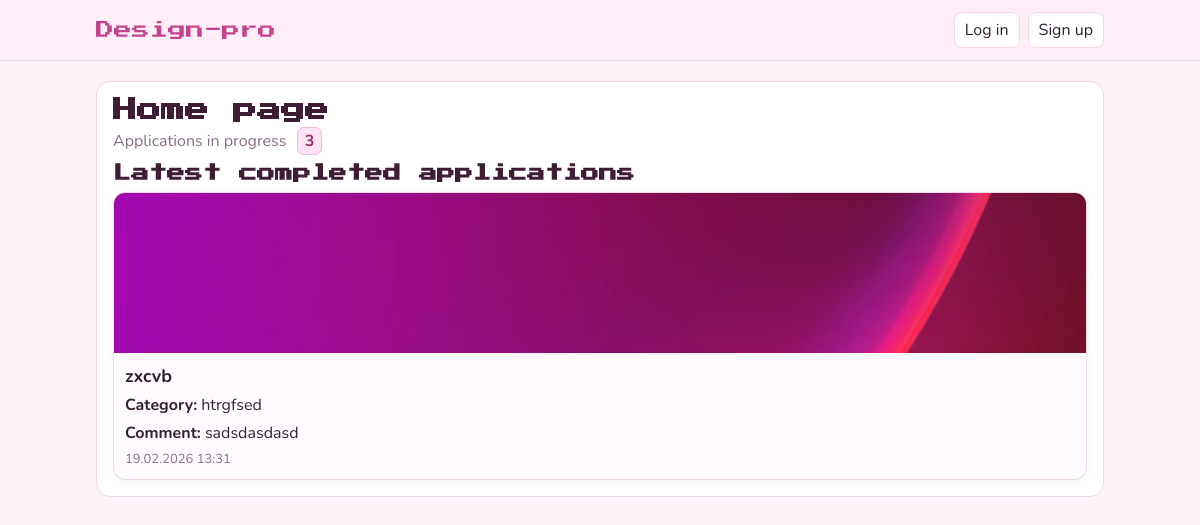
The page / on the database its author committed.
### main/models.py (models this page shows, shortened)
class DesignRequest(models.Model):
    class Status(models.TextChoices):
        NEW = 'new', 'New'
        IN_PROGRESS = 'in_progress', 'In Progress'
        DONE = 'done', 'Done'
    user = models.ForeignKey(
        settings.AUTH_USER_MODEL,
        on_delete=models.CASCADE,
        verbose_name='User'
    )
    title = models.CharField('Name', max_length=200)
    description = models.TextField('Description')
    category = models.ForeignKey(
        Category,
        on_delete=models.CASCADE,
        verbose_name='Category'
    )
    photo = models.ImageField(
        'Photo of the room / plan',
        upload_to='design_requests/photos/',
        validators=[validate_image_size, validate_image_extension]
    )
    result_image = models.ImageField(
        'Photo of the completed work',
        upload_to='design_requests/results/',
        blank=True,
        null=True
    )
    admin_comment = models.TextField(
        'Administrators comment',
        blank=True,
        null=True
    )
    status = models.CharField(
        max_length=20,
        choices=Status.choices,
        default=Status.NEW,
        verbose_name='Status'
    )
    created_at = models.DateTimeField(
        'Creation date',
        auto_now_add=True
    )
    class Meta:
        ordering = ['-created_at']
        verbose_name = 'Design request'
        verbose_name_plural = 'Design requests'

class Category(models.Model):
    name = models.CharField(
        'Category name',
        max_length=100,
        unique=True
    )
    class Meta:
        verbose_name = 'Category'
        verbose_name_plural = 'Categories'

### main/views.py (the view)
# urls.py: path('', views.index , name='index'),
def index(request):
    latest_done_requests = DesignRequest.objects.filter(
        status=DesignRequest.Status.DONE
    ).order_by('-created_at')[:4]
    in_progress_count = DesignRequest.objects.filter(
        status=DesignRequest.Status.IN_PROGRESS
    ).count()
    return render(request, 'main/index.html', {
        'latest_done_requests': latest_done_requests,
        'in_progress_count': in_progress_count
    })

### main/templates/main/index.html (shortened to what this page needs)
{% extends 'main/base.html' %}
{% block content %}
<section class="card wide">
    <header class="head">
        <h1>Home page</h1>
        <p class="count">
            Applications in progress
            <span class="num">{{ in_progress_count }}</span>
        </p>
    </header>
    <h2 class="sub">Latest completed applications</h2>
    {% if latest_done_requests %}
        <div class="grid">
            {% for r in latest_done_requests %}
                <article class="box">
                    {% if r.result_image %}
                        <img class="box-img" src="{{ r.result_image.url }}" alt="{{ r.title }}">
                    {% else %}
                        <div class="box-ph">No preview</div>
                    {% endif %}
                    <div class="box-b">
                        <h3>{{ r.title }}</h3>
                        <p><strong>Category:</strong> {{ r.category.name }}</p>
                        {% if r.admin_comment %}
                            <p><strong>Comment:</strong> {{ r.admin_comment }}</p>
                        {% endif %}
                        <p class="gray">{{ r.created_at|date:"d.m.Y H:i" }}</p>
                    </div>
                </article>
            {% endfor %}
        </div>
    {% else %}
        <p class="empty">No completed orders.</p>
    {% endif %}
</section>
{% endblock %}

### main/static/css/style.css (style rules this page uses)
* { box-sizing: border-box; }
body { margin: 0; padding: 0; font-family: "Nunito", "Segoe UI", sans-serif; background: #FFF3F9FF; color: #312131; }
h1, h2, p { margin: 0; }
h1, h2, .logo { font-family: "Press Start 2P", "Courier New", monospace; color: #3e1d35; }
h1 { font-size: 2vw; }
h2 { font-size: 1.5vw; }
h3 { margin: 0; font-size: 18px; font-weight: 700; }
.card { background: #ffffff; border: 1px solid #f1d7e7; border-radius: 14px; padding: 16px; margin-bottom: 14px; }
.wide { width: 100%; }
.head { margin-bottom: 12px; }
.sub { margin-bottom: 10px; }
.count { margin-top: 8px; display: inline-block; color: #886f84; }
.num { margin-left: 6px; background: #ffe3f3; border: 1px solid #efbbdb; border-radius: 7px; padding: 2px 7px; color: #9a2f6c; font-weight: 700; }
.grid { display: grid; grid-template-columns: repeat(auto-fit, minmax(220px, 1fr)); gap: 12px; }
.box { border: 1px solid #f1d7e7; border-radius: 12px; background: #fffafd; overflow: hidden; box-shadow: 0 2px 8px rgba(187, 72, 132, 0.06); }
.box-img, .box-ph, .box-res { width: 100%; display: block; }
.box-img, .box-ph { height: 160px; object-fit: cover; }
.box-b { padding: 11px; display: flex; flex-direction: column; gap: 6px; }
.gray { color: #886f84; font-size: 13px; }

### rows shown on the page
DesignRequest: result_image (picture), title "zxcvb", category.name "htrgfsed", admin_comment "sadsdasdasd", created_at "19.02.2026 13:31"

### other values the page prints
{{ in_progress_count }} "3"
